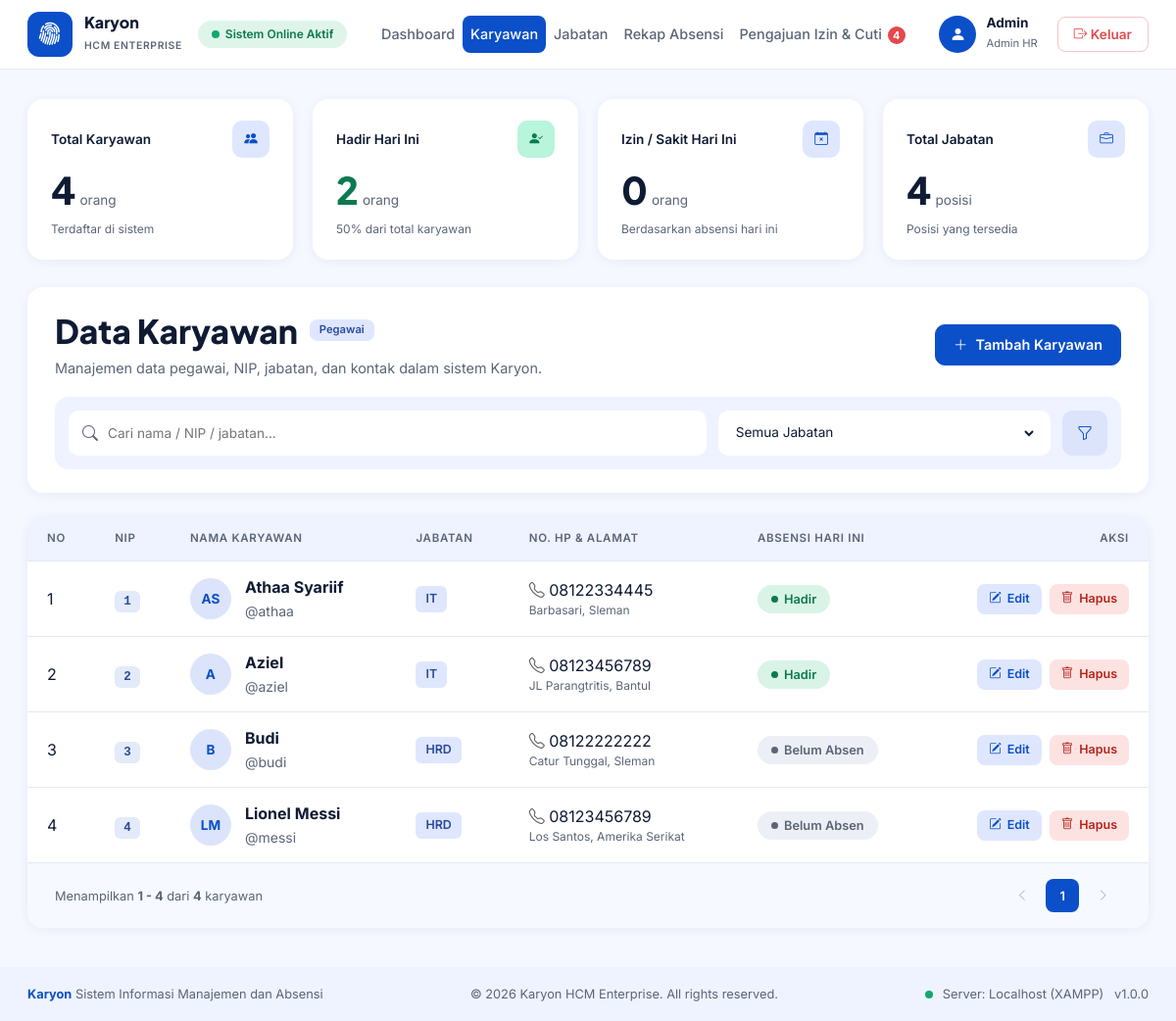
The page /admin/karyawan/index.php (signed in) on the database its author committed.
### tables this page shows
CREATE TABLE `karyawan` (
  `id` int(11) NOT NULL,
  `nip` varchar(20) NOT NULL,
  `nama` varchar(100) NOT NULL,
  `jabatan_id` int(11) DEFAULT NULL,
  `no_hp` varchar(15) DEFAULT NULL,
  `alamat` text DEFAULT NULL
);

CREATE TABLE `users` (
  `id` int(11) NOT NULL,
  `username` varchar(50) NOT NULL,
  `password` varchar(255) NOT NULL,
  `role` enum('admin','karyawan') NOT NULL,
  `karyawan_id` int(11) DEFAULT NULL
);

CREATE TABLE `jabatan` (
  `id` int(11) NOT NULL,
  `kode_jabatan` varchar(20) NOT NULL,
  `nama_jabatan` varchar(50) NOT NULL
);

CREATE TABLE `absensi` (
  `id` int(11) NOT NULL,
  `karyawan_id` int(11) NOT NULL,
  `tanggal` date NOT NULL,
  `jam_masuk` time DEFAULT NULL,
  `jam_pulang` time DEFAULT NULL,
  `status` enum('Hadir','Izin','Sakit','Alpha','Cuti') DEFAULT 'Hadir',
  `keterangan` varchar(255) DEFAULT NULL,
  `pengajuan_id` int(11) DEFAULT NULL
);

### admin/karyawan/index.php (the view, shortened to what this page needs)
<?php
require_once '../../auth/cek_session.php';
require_once '../../includes/fungsi.php';
$q              = trim($_GET['q'] ?? '');
$halaman        = max(1, (int)($_GET['page'] ?? 1));
$per_halaman    = 10;
$total_karyawan = $conn->query("SELECT COUNT(*) n FROM karyawan")->fetch_assoc()['n'];
$total_jabatan  = $conn->query("SELECT COUNT(*) n FROM jabatan")->fetch_assoc()['n'];
$hadir          = $conn->query("SELECT COUNT(*) n FROM absensi WHERE tanggal = CURDATE() AND status = 'Hadir'")->fetch_assoc()['n'];
$izin_sakit     = $conn->query("SELECT COUNT(*) n FROM absensi WHERE tanggal = CURDATE() AND status IN ('Izin','Sakit')")->fetch_assoc()['n'];
$where = ["1=1"]; $tipe = ""; $param = [];
$sql_where = implode(" AND ", $where);
$total = query_aman($conn, "
    SELECT COUNT(*) n FROM karyawan k
    LEFT JOIN jabatan j ON k.jabatan_id = j.id
    WHERE $sql_where", $tipe, $param)->fetch_assoc()['n'];
$total_halaman = max(1, (int)ceil($total / $per_halaman));
$halaman = min($halaman, $total_halaman);
$offset  = ($halaman - 1) * $per_halaman;
$rows = query_aman($conn, "
    SELECT k.*, j.nama_jabatan, u.username, a.status AS status_hari_ini
    FROM karyawan k
    LEFT JOIN jabatan j ON k.jabatan_id = j.id
    LEFT JOIN users u ON u.karyawan_id = k.id
    LEFT JOIN absensi a ON a.karyawan_id = k.id AND a.tanggal = CURDATE()
    WHERE $sql_where
    ORDER BY k.nama ASC
    LIMIT $per_halaman OFFSET $offset", $tipe, $param)->fetch_all(MYSQLI_ASSOC);
include '../../includes/header.php';
?>
<div class="k-stats" style="margin-top:0">
  <div class="k-stat">
    <div class="k-stat-top">Total Karyawan <span class="k-stat-ico"><i class="bi bi-people-fill"></i></span></div>
    <div class="k-stat-body"><div><span class="k-angka"><?= $total_karyawan ?></span><span class="k-satuan">orang</span></div></div>
    <div class="k-sub">Terdaftar di sistem</div>
  </div>
  <div class="k-stat">
    <div class="k-stat-top">Hadir Hari Ini <span class="k-stat-ico hijau"><i class="bi bi-person-check-fill"></i></span></div>
    <div class="k-stat-body"><div><span class="k-angka hijau"><?= $hadir ?></span><span class="k-satuan">orang</span></div></div>
    <div class="k-sub"><?= persen($hadir, $total_karyawan) ?>% dari total karyawan</div>
  </div>
  <div class="k-stat">
    <div class="k-stat-top">Izin / Sakit Hari Ini <span class="k-stat-ico"><i class="bi bi-calendar-x"></i></span></div>
    <div class="k-stat-body"><div><span class="k-angka"><?= $izin_sakit ?></span><span class="k-satuan">orang</span></div></div>
    <div class="k-sub">Berdasarkan absensi hari ini</div>
  </div>
  <div class="k-stat">
    <div class="k-stat-top">Total Jabatan <span class="k-stat-ico"><i class="bi bi-briefcase"></i></span></div>
    <div class="k-stat-body"><div><span class="k-angka"><?= $total_jabatan ?></span><span class="k-satuan">posisi</span></div></div>
    <div class="k-sub">Posisi yang tersedia</div>
  </div>
</div>
<div class="k-panel" style="margin-bottom:24px">
  <div class="k-panel-head">
    <div>
      <h1 class="k-title">Data Karyawan <span class="k-chip" style="background:#dfe7ff;color:#2a4a99">Pegawai</span></h1>
      <p class="k-lead">Manajemen data pegawai, NIP, jabatan, dan kontak dalam sistem Karyon.</p>
    </div>
    <a href="tambah.php" class="k-btn-biru"><i class="bi bi-plus-lg"></i> Tambah Karyawan</a>
  </div>
  <form method="GET" id="form-filter" class="k-filterbar">
    <label class="k-tool" style="flex:2"><i class="bi bi-search"></i>
      <input type="text" id="input-cari" name="q" value="<?= h($q) ?>" placeholder="Cari nama / NIP / jabatan...">
    </label>
    <label class="k-tool">
      <select name="jabatan" data-auto>
        <option value="0">Semua Jabatan</option>
      </select>
    </label>
    <a href="index.php" class="k-btn-reset" title="Reset filter"><i class="bi bi-funnel"></i></a>
  </form>
</div>
<div class="k-panel">
  <div class="k-table-wrap">
    <table class="k-table">
      <thead>
        <tr>
          <th>No</th><th>NIP</th><th>Nama Karyawan</th><th>Jabatan</th>
          <th>No. HP &amp; Alamat</th><th>Absensi Hari Ini</th><th style="text-align:right">Aksi</th>
        </tr>
      </thead>
      <tbody>
        <?php if (count($rows) > 0): ?>
          <?php foreach ($rows as $i => $r): ?>
            <?php
              $st = $r['status_hari_ini'] ?? 'Belum Absen';
              $kelas_st = $r['status_hari_ini'] ? strtolower($r['status_hari_ini']) : 'belum';
            ?>
            <tr>
              <td><?= $offset + $i + 1 ?></td>
              <td><span class="k-nip"><?= h($r['nip']) ?></span></td>
              <td>
                <div class="k-orang">
                  <span class="k-avatar-s"><?= h(inisial($r['nama'])) ?></span>
                  <div><b><?= h($r['nama']) ?></b><small>@<?= h($r['username'] ?? '-') ?></small></div>
                </div>
              </td>
              <td><span class="k-bdg"><?= h($r['nama_jabatan'] ?? '-') ?></span></td>
              <td>
                <div><i class="bi bi-telephone text-muted"></i> <?= h($r['no_hp'] ?: '-') ?></div>
                <div class="k-trunc" title="<?= h($r['alamat']) ?>"><?= h($r['alamat'] ?: '-') ?></div>
              </td>
              <td><span class="k-badge st-<?= $kelas_st ?>"><?= $st ?></span></td>
              <td>
                <div class="k-aksi">
                  <a href="edit.php?id=<?= $r['id'] ?>" class="k-btn-edit"><i class="bi bi-pencil-square"></i> Edit</a>
                  <form action="hapus.php" method="POST" class="d-inline form-hapus">
                    <button type="submit" class="k-btn-hapus"><i class="bi bi-trash"></i> Hapus</button>
                  </form>
                </div>
              </td>
            </tr>
          <?php endforeach; ?>
        <?php else: ?>
          <tr><td colspan="7" class="text-center text-muted py-4">Tidak ada data karyawan yang cocok.</td></tr>
        <?php endif; ?>
      </tbody>
    </table>
  </div>
  <div class="k-panel-foot">
    <span>Menampilkan <b><?= $total > 0 ? $offset + 1 : 0 ?> - <?= min($offset + $per_halaman, $total) ?></b> dari <b><?= $total ?></b> karyawan</span>
  </div>
</div>
<?php include '../../includes/footer.php'; ?>

### rows shown on the page
karyawan: i "1", nip "1", nama "AS", nama "Athaa Syariif", users.username "athaa", jabatan.nama_jabatan "IT", no_hp "08122334445", alamat "Barbasari, Sleman", absensi.status "Hadir"
karyawan: i "2", nip "2", nama "A", nama "Aziel", users.username "aziel", jabatan.nama_jabatan "IT", no_hp "08123456789", alamat "JL Parangtritis, Bantul", absensi.status "Hadir"
karyawan: i "3", nip "3", nama "B", nama "Budi", users.username "budi", jabatan.nama_jabatan "HRD", no_hp "08122222222", alamat "Catur Tunggal, Sleman", st "Belum Absen"
karyawan: i "4", nip "4", nama "LM", nama "Lionel Messi", users.username "messi", jabatan.nama_jabatan "HRD", no_hp "08123456789", alamat "Los Santos, Amerika Serikat", st "Belum Absen"

### other values the page prints
$jml_menunggu "4"
$nama_tampil "Admin"
$total_karyawan "4"
$hadir "2"
persen($hadir, $total_karyawan) "50"
$izin_sakit "0"
$total_jabatan "4"
$offset + 1 "1"
min($offset + $per_halaman, $total) "4"
$total "4"
